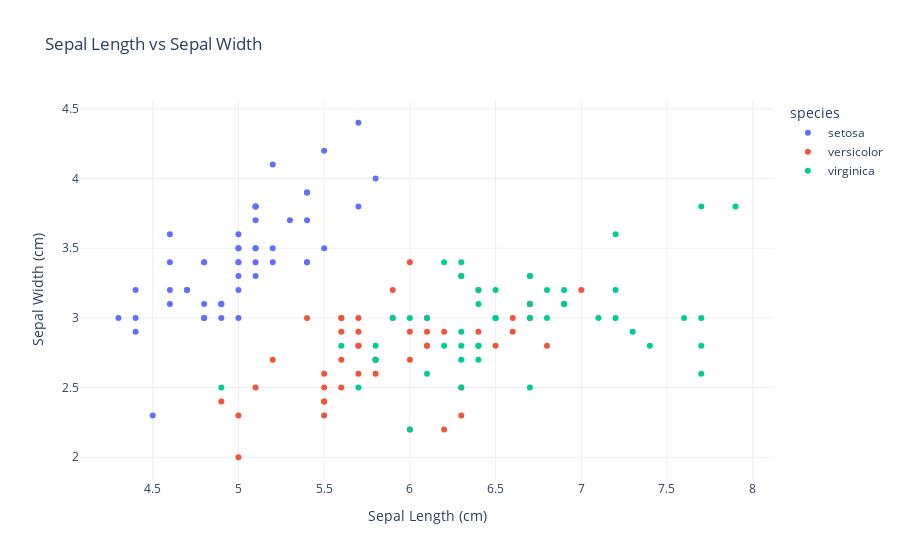

Notebook source saved alongside this figure:
### Code cell
fig_1 = px.scatter(
    df_iris,
    x="sepal_length",
    y="sepal_width",
    color="species",
    title="Sepal Length vs Sepal Width",
    labels={"sepal_length": "Sepal Length (cm)", "sepal_width": "Sepal Width (cm)"},
    template="plotly_white"
)
fig_1.show()

### Figure 1 — Plotly figure (JSON) as saved in the notebook; plotly's stock layout.template omitted (floating-point values rounded to 4 significant figures)
{"data": [{"hovertemplate": "species=setosa<br>Sepal Length (cm)=%{x}<br>Sepal Width (cm)=%{y}<extra></extra>", "legendgroup": "setosa", "marker": {"color": "#636efa", "symbol": "circle"}, "mode": "markers", "name": "setosa", "orientation": "v", "showlegend": true, "type": "scatter", "x": [5.1, 4.9, 4.7, 4.6, 5, 5.4, 4.6, 5, 4.4, 4.9, 5.4, 4.8, 4.8, 4.3, 5.8, 5.7, 5.4, 5.1, 5.7, 5.1, 5.4, 5.1, 4.6, 5.1, 4.8, 5, 5, 5.2, 5.2, 4.7, 4.8, 5.4, 5.2, 5.5, 4.9, 5, 5.5, 4.9, 4.4, 5.1, 5, 4.5, 4.4, 5, 5.1, 4.8, 5.1, 4.6, 5.3, 5], "xaxis": "x", "y": [3.5, 3, 3.2, 3.1, 3.6, 3.9, 3.4, 3.4, 2.9, 3.1, 3.7, 3.4, 3, 3, 4, 4.4, 3.9, 3.5, 3.8, 3.8, 3.4, 3.7, 3.6, 3.3, 3.4, 3, 3.4, 3.5, 3.4, 3.2, 3.1, 3.4, 4.1, 4.2, 3.1, 3.2, 3.5, 3.1, 3, 3.4, 3.5, 2.3, 3.2, 3.5, 3.8, 3, 3.8, 3.2, 3.7, 3.3], "yaxis": "y"}, {"hovertemplate": "species=versicolor<br>Sepal Length (cm)=%{x}<br>Sepal Width (cm)=%{y}<extra></extra>", "legendgroup": "versicolor", "marker": {"color": "#EF553B", "symbol": "circle"}, "mode": "markers", "name": "versicolor", "orientation": "v", "showlegend": true, "type": "scatter", "x": [7, 6.4, 6.9, 5.5, 6.5, 5.7, 6.3, 4.9, 6.6, 5.2, 5, 5.9, 6, 6.1, 5.6, 6.7, 5.6, 5.8, 6.2, 5.6, 5.9, 6.1, 6.3, 6.1, 6.4, 6.6, 6.8, 6.7, 6, 5.7, 5.5, 5.5, 5.8, 6, 5.4, 6, 6.7, 6.3, 5.6, 5.5, 5.5, 6.1, 5.8, 5, 5.6, 5.7, 5.7, 6.2, 5.1, 5.7], "xaxis": "x", "y": [3.2, 3.2, 3.1, 2.3, 2.8, 2.8, 3.3, 2.4, 2.9, 2.7, 2, 3, 2.2, 2.9, 2.9, 3.1, 3, 2.7, 2.2, 2.5, 3.2, 2.8, 2.5, 2.8, 2.9, 3, 2.8, 3, 2.9, 2.6, 2.4, 2.4, 2.7, 2.7, 3, 3.4, 3.1, 2.3, 3, 2.5, 2.6, 3, 2.6, 2.3, 2.7, 3, 2.9, 2.9, 2.5, 2.8], "yaxis": "y"}, {"hovertemplate": "species=virginica<br>Sepal Length (cm)=%{x}<br>Sepal Width (cm)=%{y}<extra></extra>", "legendgroup": "virginica", "marker": {"color": "#00cc96", "symbol": "circle"}, "mode": "markers", "name": "virginica", "orientation": "v", "showlegend": true, "type": "scatter", "x": [6.3, 5.8, 7.1, 6.3, 6.5, 7.6, 4.9, 7.3, 6.7, 7.2, 6.5, 6.4, 6.8, 5.7, 5.8, 6.4, 6.5, 7.7, 7.7, 6, 6.9, 5.6, 7.7, 6.3, 6.7, 7.2, 6.2, 6.1, 6.4, 7.2, 7.4, 7.9, 6.4, 6.3, 6.1, 7.7, 6.3, 6.4, 6, 6.9, 6.7, 6.9, 5.8, 6.8, 6.7, 6.7, 6.3, 6.5, 6.2, 5.9], "xaxis": "x", "y": [3.3, 2.7, 3, 2.9, 3, 3, 2.5, 2.9, 2.5, 3.6, 3.2, 2.7, 3, 2.5, 2.8, 3.2, 3, 3.8, 2.6, 2.2, 3.2, 2.8, 2.8, 2.7, 3.3, 3.2, 2.8, 3, 2.8, 3, 2.8, 3.8, 2.8, 2.8, 2.6, 3, 3.4, 3.1, 3, 3.1, 3.1, 3.1, 2.7, 3.2, 3.3, 3, 2.5, 3, 3.4, 3], "yaxis": "y"}], "layout": {"legend": {"title": {"text": "species"}, "tracegroupgap": 0}, "title": {"text": "Sepal Length vs Sepal Width"}, "xaxis": {"anchor": "y", "domain": [0, 1], "title": {"text": "Sepal Length (cm)"}}, "yaxis": {"anchor": "x", "domain": [0, 1], "title": {"text": "Sepal Width (cm)"}}}}
